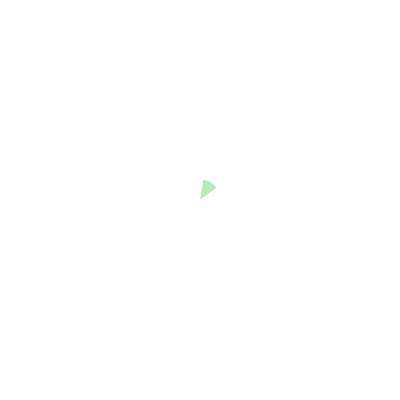
Frame 1 (no input)
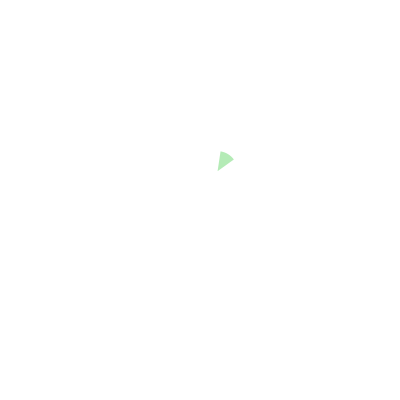
Frame 60 (the mouse pressed at the canvas centre just before this capture)
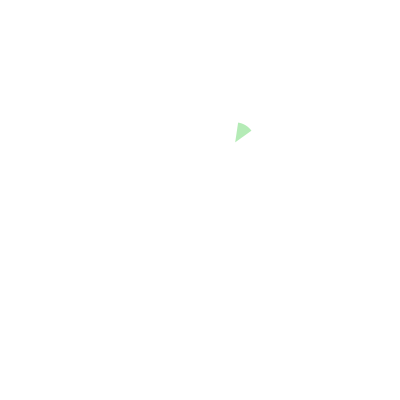
Frame 120 (the mouse held since frame 60 and released just before this capture)

The Processing sketch that drew these frames (run headless with seeded random() and noise(); from frame 60 on, the mouse is pressed at the canvas centre):

// Processing sketch: algo_02_particle_color
// ── algo_02_particle_color.pde
// Algorithmes créatifs - Abelardo Gil-Fournier, 2014
// http://abelardogfournier.org
// http://github.org/abe-
//
// Vectors as a class can be easily extended through 
//  standard Object Oriented techniques to produce 
// other very useful classes in more concrete contexts.
// Toxiclibs has been a wonderful example of this. 
// In our case, Particles can considered as extended vectors;
// vectors with atributes: velocity and acceleration.

Particle p;

void setup() {
  size(400, 400);
  p = new Particle(200, 200);
}

void draw() {
  background(255);
  p.update();
  p.draw();
}

void mouseMoved() {
  p.follow(new PVector(mouseX, mouseY));
}

// ── Particle.pde
// Algorithmes créatifs - Abelardo Gil-Fournier, 2014
// http://abelardogfournier.org
// http://github.org/abe-
//
// This class particle implements easing movement
// between the particle and a target position, basic
// operations with vectors are used. 

class Particle extends PVector {

  PVector vel;

  Particle(float x, float y) {
    super(x, y);
    vel = new PVector(random(-1, 1), random(-1, 1));
  }

  void update() {
    vel.limit(3);
    this.add(vel);
    if (x > width) x = 0;
    if (x < 0) x = width;
    if (y < 0) y = height;
    if (y > height) y = 0;
  }

  void follow(PVector p) { 
    // Easing algorithm for vectors
    PVector v = p.get();
    v.sub(this);
    v.mult(0.15);
    vel.set(v);
  }

  void draw() {
    float ang = vel.heading();
    colorMode(HSB, 360, 100, 100);      // Let's visualize the 
    fill(degrees(ang+PI), 30, 90, 200); // heading angle using
    noStroke();                         // the 360 degrees
    arc(x, y, 40, 40, ang-0.4, ang+0.4);// representation of hue 
    colorMode(RGB, 255, 255, 255);      // in HSB mode
  }
}
